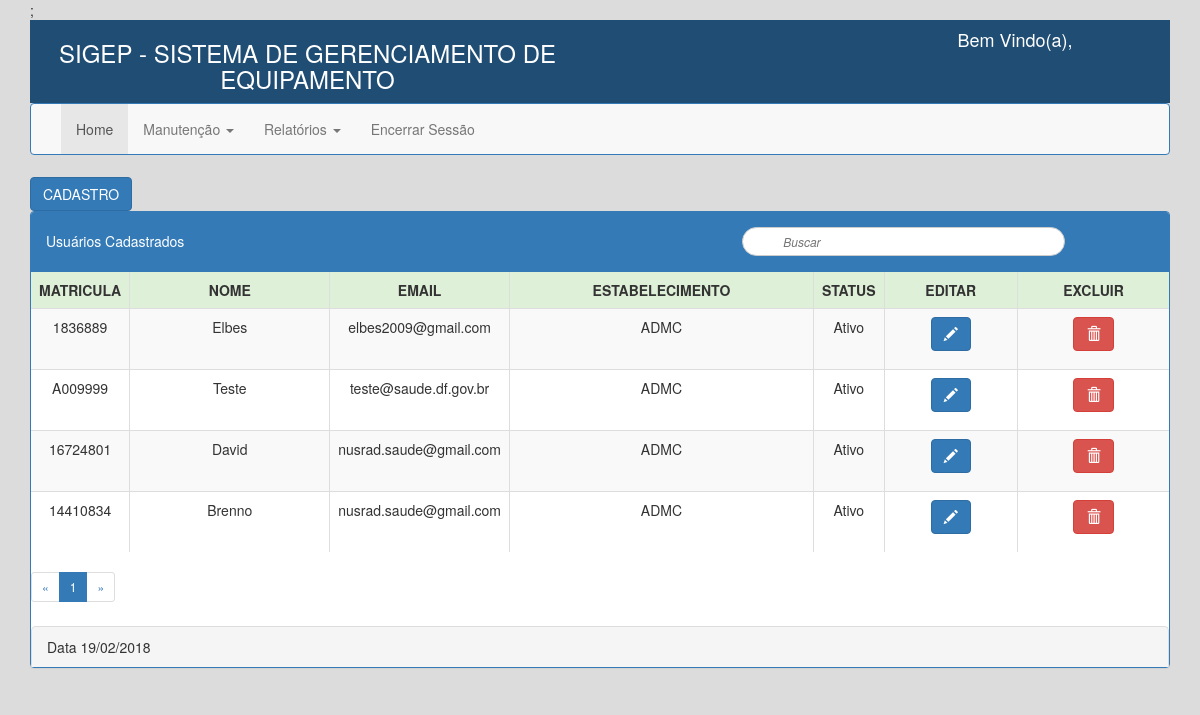
Page /teste.php on the committed database.
### tables this page shows
CREATE TABLE `tb_usuario` (
  `id_usuario` int(11) NOT NULL,
  `matricula` varchar(20) DEFAULT NULL,
  `nome_usuario` varchar(60) DEFAULT NULL,
  `sobrenome_usuario` varchar(150) DEFAULT NULL,
  `email` varchar(100) DEFAULT NULL,
  `senha` varchar(50) DEFAULT NULL,
  `status_usuario` varchar(20) DEFAULT NULL,
  `data_cadastro` date DEFAULT NULL,
  `id_perfil` int(11) NOT NULL,
  `id_estabelecimento` int(11) NOT NULL
);

CREATE TABLE `tb_estabelecimento` (
  `id_estabelecimento` int(11) NOT NULL,
  `nome_estabelecimento` varchar(150) DEFAULT NULL,
  `numero_estabelecimento` int(11) DEFAULT NULL,
  `cidade_estabelecimento` varchar(50) DEFAULT NULL,
  `id_tipo_estabelecimento` int(11) NOT NULL,
  `id_regiao` int(11) NOT NULL
);

### Model/Conexao.class.php (called while the page is built, shortened)
<?php
class Conexao{
	public $dbType = "mysql";
	public $host = "10.86.0.8";
	public $user = "sesdf";
	public $senha = "sesdf2017";
	public $db = "db_equipamentos";
	public $persistent = false;
	public function getConnection(){
		try{
			$this->con = new PDO($this->dbType.":host=".$this->host.";dbname=".$this->db, $this->user, $this->senha,
			array( PDO::ATTR_PERSISTENT => $this->persistent ) );
			return $this->con;
		}catch ( PDOException $ex ){ echo "Erro: ".$ex->getMessage(); }
	}
}
?>

### Model/UsuarioDAO.php (called while the page is built, shortened)
<?php
class UsuarioDAO extends Conexao{
 	public $conex = null;
 	public function UsuarioDAO(){
 		$this->conex = Conexao :: getConnection();
 	}
	public function listar() {
	 		try {
			$this->conex->beginTransaction();
			$stmt = $this->conex->prepare("SELECT * FROM tb_usuario ORDER BY id_usuario DESC");
			$stmt->execute();
			$this->conex->commit();
			$this->conex = null;
			return $stmt;
			$this->conex = Conexao :: Close();
		} catch (PDOException $ex) {
			echo "Erro: " . $ex->getMessage();
		}
	}
	public function listarPag($pagina,$itens_por_pagina) {
		try {
			$this->conex->beginTransaction();
			$stmt = $this->conex->prepare("SELECT * FROM tb_usuario LIMIT {$pagina}, {$itens_por_pagina}");
			$stmt->execute();
			$this->conex->commit();
			$this->conex = null;
			return $stmt;
			$this->conex = Conexao :: Close();
		} catch (PDOException $ex) {
			echo "Erro: " . $ex->getMessage();
		}
	}
 }
 ?>

### Model/EstabelecimentoDAO.php (called while the page is built, shortened)
<?php
class EstabelecimentoDAO extends Conexao{
	public $conex = null;
	public function EstabelecimentoDAO(){
		$this->conex = Conexao :: getConnection();
	}
	public function pesquisar($id_estab) {
		try {
				$this->conex->beginTransaction();
				$stmt = $this->conex->prepare("SELECT * FROM tb_estabelecimento WHERE id_estabelecimento = {$id_estab}");
				$stmt->execute();
				$this->conex->commit();
				$this->conex = null;
			return $stmt;
		} catch (PDOException $ex) {
			echo "Erro: " . $ex->getMessage();
		}
	}
}

### teste.php (the view, shortened to what this page needs)
<!DOCTYPE html>
<html>
    <head>
        <link href="../css/bootstrap.css" rel="stylesheet">
        <link href="../css/style.css" rel="stylesheet">
        <link rel="stylesheet" type="text/css" href="../css/dist/sweetalert.css">
    </head>
    <body>
        <?php
        include_once '../../Model/session.php';
        include_once '../../Model/UsuarioDAO.php';
        include_once '../../Model/EstabelecimentoDAO.php';
        include_once '../../control/validalogin2.php';
        include_once '../menu.php';
        $itens_por_pagina = 10;
        @$pagina = intval($_GET['pagina']);
        $dao = new UsuarioDAO();
        foreach ($dao->listar() as $key){
        	$num ++;
        }
        $num_paginas = ceil($num/$itens_por_pagina);
        ?>
        <div class="container">
			<input type="button" class="btn btn-primary" value="CADASTRO" accesskey=""onclick="window.location = 'formUsuario.php'" title="Cadastrar novo Usuário">
            <div class="row-fluid">
                <div class="panel panel-primary">
                    <div class="panel-heading">Usuários Cadastrados
                    	<input type="text" style="color: black;" size="35" class="input-search" alt="table-responsive" placeholder="Buscar" />
                     </div>
                    <div class="table-responsive">
                           <?php if($num > 0){ ?>
                        <table class="table table-bordered  table-striped text-center" >
                            <thead>
                                <tr class="success">
                                    <th width="40px" style="text-align: center">MATRICULA</th>
                                    <th style="text-align: center">NOME</th>
                                    <th style="text-align: center">EMAIL</th>
                                    <th style="text-align: center">ESTABELECIMENTO</th>
                                    <th style="text-align: center">STATUS</th>
                                    <th style="text-align: center">EDITAR</th>
                                    <th style="text-align: center">EXCLUIR</th>
                                </tr>
                            </thead>
                            <tbody>
                            <?php
                            $obj = new UsuarioDAO();
                            foreach ($obj->listarPag($pagina, $itens_por_pagina) as $key){
                            	$id_usuario = $key['id_usuario'];
                            	$matricula = $key['matricula'];
                            	$nome = $key['nome_usuario'];
                            	$email = $key['email'];
                            	$id_estabelecimento = $key['id_estabelecimento'];
                            	$status = $key['status_usuario'];
                            	$estabelecimento = nomeEstab($id_estabelecimento);
                            	echo "
                            	<tr>
                            	<td width='30px'>$matricula</td>
                            	<td width='200px'>$nome</td>
                            	<td width='100px'>$email</td>
                            	<td>$estabelecimento</td>
                            	<td width='30px'>$status</td>
                            	<form method='post' action='formEditarUsuario.php'>
                            		<input type='hidden' class='btn btn-primary' name='id_usuario' value='$id_usuario'>
                            		<td><p data-placement='top' data-toggle='tooltip' title='Alterar'><button class='btn btn-primary' data-title='Alterar'><span class='glyphicon glyphicon-pencil'></span></button></p></td>
                            	</form>
                            	<form method='post' action='../control/usuario/executar_exclusao_usuario.php'>
                            		<input type='hidden' class='btn btn-primary' name='id_regiao' value=>
                            		<td><p data-placement='top' data-toggle='tooltip' title='Excluir'><button class='btn btn-danger' data-title='Excluir'><span class='glyphicon glyphicon-trash'></span></button></p></td>
                            	</form>";
                            	}
                            	?>
                       </tbody>
                        </table>
                    <nav>
				  			<ul class="text-center pagination pagination-sm">
						    	<li>
				                   <a href="listaUsuario.php?pagina=0" aria-label="Previous">
								        <span aria-hidden="true">&laquo;</span>
								      </a>
								    </li>
								    <?php
								    for($i=0;$i<$num_paginas;$i++){
								    $estilo = "";
								    if($pagina == $i)
								    	$estilo = "class=\"active\"";
								    ?>
				                                    <li <?php echo $estilo; ?> ><a href="listaUsuario.php?pagina=<?php echo $i; ?>"><?php echo $i+1; ?></a></li>
									<?php } ?>
								    <li>
				                                        <a href="listaUsuario.php?pagina=<?php echo $num_paginas-1; ?>" aria-label="Next">
								        <span aria-hidden="true">&raquo;</span>
								      </a>
								    </li>
							  </ul>
						</nav>
						<?php } ?>
                    </div>
                </div>
            </div>
        </div>
    </body>
</html>

### view/css/style.css (style rules this page uses)
body { background-color: #DCDCDC; }

### teste.php (style rules this page uses)
.input-search { border:1px solid #CCC; padding:5px 40px; font-size:12px; margin:10px 0; position:relative; left:50%; -webkit-border-radius:15px; -moz-border-radius:15px; -ms-border-radius:15px; -o-border-radius:15px; border-radius:15px; }

### rows in the picture
tb_usuario: matricula "1836889", nome_usuario "Elbes", email "elbes2009@gmail.com", id_estabelecimento.nome_estabelecimento "ADMC", status_usuario "Ativo"
tb_usuario: matricula "A009999", nome_usuario "Teste", email "teste@saude.df.gov.br", estabelecimento "ADMC", status_usuario "Ativo"
tb_usuario: matricula "16724801", nome_usuario "David", email "nusrad.saude@gmail.com", estabelecimento "ADMC", status_usuario "Ativo"
tb_usuario: matricula "14410834", nome_usuario "Brenno", email "nusrad.saude@gmail.com", estabelecimento "ADMC", status_usuario "Ativo"
